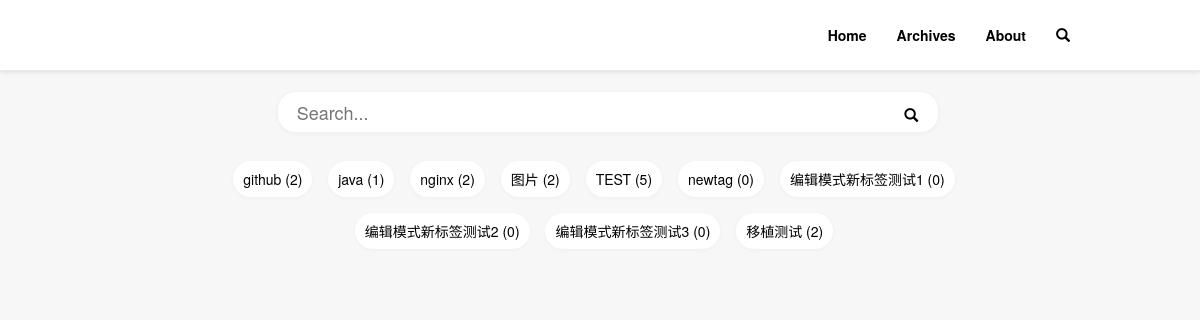
The page /search/ on the database as committed earlier.
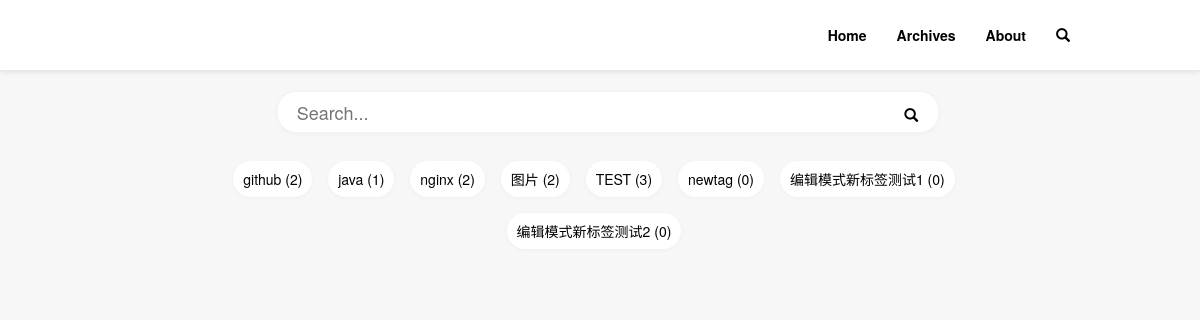
The same page on the database as committed later.
### blog/models.py (models this page shows)
class Tags(models.Model):
    tid = models.AutoField(primary_key=True)
    tag_name = models.CharField(max_length=18)

### blog/views.py (the view)
# urls.py: path('search/', views.search, name='search'),
def search(request):
    if request.META.get('HTTP_X_PJAX', False):
        tags = models.Tags.objects.all()
        return TemplateResponse(request, 'response/blog/search_response.html', {'tags':tags})
    elif request.method == 'GET':
        tags = models.Tags.objects.all()
        return render(request, 'view/blog/search.html', {'tags':tags})

### templates/view/blog/search.html (shortened to what this page needs)
{% extends "layout/base.html" %}
{% block body %}
    <div class="search-block">
        <div class="search-box text-center">
            <input class="search-title" type="text" placeholder="Search..."/>
            <a>
                <span class="glyphicon glyphicon-search search-button" aria-hidden="true"></span>
            </a>
        </div>
        <div class="search-tag text-center">
            {% for tag in tags %}
                <a tag-name="{{ tag.tag_name }}">{{ tag.tag_name }} ({{ tag.articlestotags_set.count }})</a>
            {% endfor %}
        </div>
    </div>
{% endblock %}

Rows that differ between the two databases and show on the page:
removed Tags: tag_name "编辑模式新标签测试3", articlestotags_set.count "0"
removed Tags: tag_name "移植测试", articlestotags_set.count "2"
computed for Tags "TEST": articlestotags_set.count "5" → "3"
